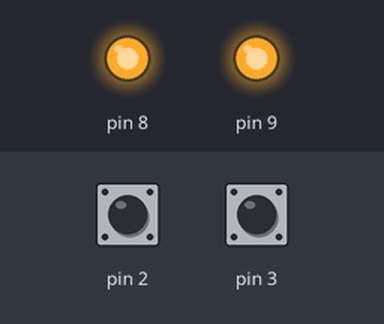
This sketch was run on a simulated Arduino Uno, built with avr-gcc and run on an emulated ATmega328P. Parts: output pins drawn as LEDs (lit = HIGH). Dashed ring = blinking. Inputs (shaded band) come from the test bench; at power-on: pin 2 HIGH, pin 3 HIGH.

Above: at 0.8 s.
0.9 s: pin 2 pulled LOW for 0.15 s
At 1.27 s:
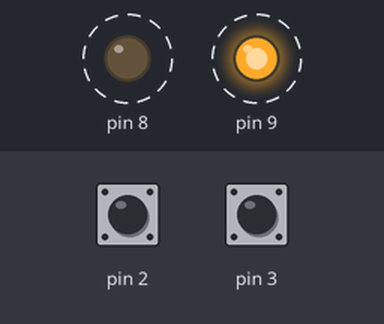
Timing chart, 0 to 9.9 s (numbered marks = the images above; inputs shaded):
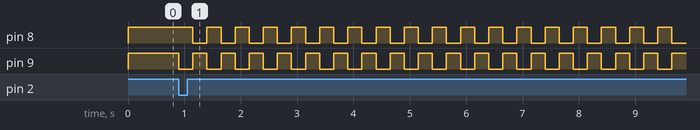

The sketch:

main.ino
```cpp
#define F_CPU 16000000UL

#include <avr/io.h>
#include <util/delay.h>

int main(void)
{
    // PD2 y PD3 como entradas
    DDRD &= ~((1 << PD2) | (1 << PD3));

    // Activar pull-up internas
    PORTD |= (1 << PD2) | (1 << PD3);

    // PB0 y PB1 como salidas
    DDRB |= (1 << PB0) | (1 << PB1);

    // Ambos LEDs encendidos al iniciar
    PORTB |= (1 << PB0) | (1 << PB1);

    while (1)
    {
        // Verificar si alguno de los pulsadores está presionado
        if (!(PIND & (1 << PD2)) || !(PIND & (1 << PD3)))
        {
            while(1){
                // PB0 encendido, PB1 apagado
                PORTB |= (1 << PB0);
                PORTB &= ~(1 << PB1);

                _delay_ms(250);

                // PB0 apagado, PB1 encendido
                PORTB &= ~(1 << PB0);
                PORTB |= (1 << PB1);

                _delay_ms(250);

            }

        }
    }

    return 0;
}
```

Measured:
- after the input at 0.9 s, pin 8: alternates HIGH for 0.25 s and LOW for 0.25 s, starting after 0.25 s; pin 9: alternates HIGH for 0.25 s and LOW for 0.25 s, starting at once
